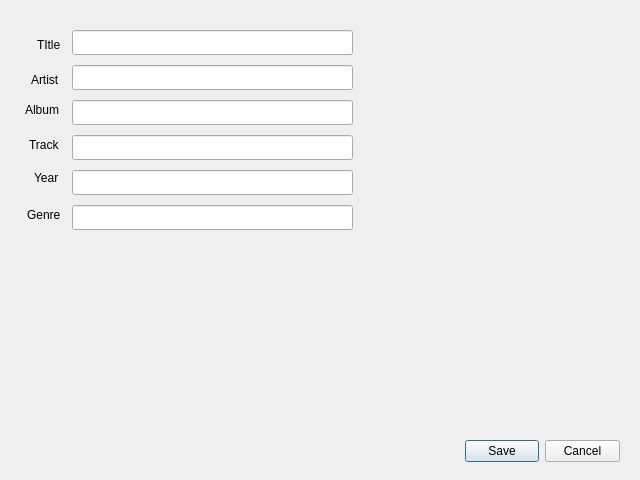
<?xml version="1.0" encoding="UTF-8"?>
<ui version="4.0">
 <class>MetadataEditorDialog</class>
 <widget class="QDialog" name="MetadataEditorDialog">
  <property name="geometry">
   <rect>
    <x>0</x>
    <y>0</y>
    <width>640</width>
    <height>480</height>
   </rect>
  </property>
  <property name="windowTitle">
   <string>Dialog</string>
  </property>
  <widget class="QDialogButtonBox" name="buttonBox">
   <property name="geometry">
    <rect>
     <x>465</x>
     <y>435</y>
     <width>155</width>
     <height>32</height>
    </rect>
   </property>
   <property name="orientation">
    <enum>Qt::Horizontal</enum>
   </property>
   <property name="standardButtons">
    <set>QDialogButtonBox::Cancel|QDialogButtonBox::Save</set>
   </property>
  </widget>
  <widget class="QLabel" name="songTitleLabel">
   <property name="geometry">
    <rect>
     <x>37</x>
     <y>37</y>
     <width>27</width>
     <height>16</height>
    </rect>
   </property>
   <property name="text">
    <string>TItle</string>
   </property>
  </widget>
  <widget class="QLineEdit" name="songTitleTextbox">
   <property name="geometry">
    <rect>
     <x>72</x>
     <y>30</y>
     <width>281</width>
     <height>25</height>
    </rect>
   </property>
  </widget>
  <widget class="QLabel" name="artistLabel">
   <property name="geometry">
    <rect>
     <x>31</x>
     <y>72</y>
     <width>33</width>
     <height>16</height>
    </rect>
   </property>
   <property name="text">
    <string>Artist</string>
   </property>
  </widget>
  <widget class="QLineEdit" name="artistTextbox">
   <property name="geometry">
    <rect>
     <x>72</x>
     <y>65</y>
     <width>281</width>
     <height>25</height>
    </rect>
   </property>
  </widget>
  <widget class="QLabel" name="albumLabel">
   <property name="geometry">
    <rect>
     <x>25</x>
     <y>102</y>
     <width>39</width>
     <height>16</height>
    </rect>
   </property>
   <property name="text">
    <string>Album</string>
   </property>
  </widget>
  <widget class="QLineEdit" name="albumTextbox">
   <property name="geometry">
    <rect>
     <x>72</x>
     <y>100</y>
     <width>281</width>
     <height>25</height>
    </rect>
   </property>
  </widget>
  <widget class="QLabel" name="trackLabel">
   <property name="geometry">
    <rect>
     <x>29</x>
     <y>137</y>
     <width>35</width>
     <height>16</height>
    </rect>
   </property>
   <property name="text">
    <string>Track</string>
   </property>
  </widget>
  <widget class="QLineEdit" name="trackTextbox">
   <property name="geometry">
    <rect>
     <x>72</x>
     <y>135</y>
     <width>281</width>
     <height>25</height>
    </rect>
   </property>
  </widget>
  <widget class="QLineEdit" name="yearTextbox">
   <property name="geometry">
    <rect>
     <x>72</x>
     <y>170</y>
     <width>281</width>
     <height>25</height>
    </rect>
   </property>
  </widget>
  <widget class="QLabel" name="genreLabel">
   <property name="geometry">
    <rect>
     <x>27</x>
     <y>207</y>
     <width>37</width>
     <height>16</height>
    </rect>
   </property>
   <property name="text">
    <string>Genre</string>
   </property>
  </widget>
  <widget class="QLineEdit" name="genreTextbox">
   <property name="geometry">
    <rect>
     <x>72</x>
     <y>205</y>
     <width>281</width>
     <height>25</height>
    </rect>
   </property>
  </widget>
  <widget class="QLabel" name="yearErrorLabel">
   <property name="geometry">
    <rect>
     <x>360</x>
     <y>174</y>
     <width>271</width>
     <height>16</height>
    </rect>
   </property>
   <property name="text">
    <string/>
   </property>
  </widget>
  <widget class="QLabel" name="trackErrorLabel">
   <property name="geometry">
    <rect>
     <x>360</x>
     <y>139</y>
     <width>271</width>
     <height>16</height>
    </rect>
   </property>
   <property name="text">
    <string/>
   </property>
  </widget>
  <widget class="QLabel" name="label">
   <property name="geometry">
    <rect>
     <x>34</x>
     <y>170</y>
     <width>31</width>
     <height>16</height>
    </rect>
   </property>
   <property name="text">
    <string>Year</string>
   </property>
  </widget>
 </widget>
 <resources/>
 <connections>
  <connection>
   <sender>buttonBox</sender>
   <signal>accepted()</signal>
   <receiver>MetadataEditorDialog</receiver>
   <slot>accept()</slot>
   <hints>
    <hint type="sourcelabel">
     <x>248</x>
     <y>254</y>
    </hint>
    <hint type="destinationlabel">
     <x>157</x>
     <y>274</y>
    </hint>
   </hints>
  </connection>
  <connection>
   <sender>buttonBox</sender>
   <signal>rejected()</signal>
   <receiver>MetadataEditorDialog</receiver>
   <slot>reject()</slot>
   <hints>
    <hint type="sourcelabel">
     <x>316</x>
     <y>260</y>
    </hint>
    <hint type="destinationlabel">
     <x>286</x>
     <y>274</y>
    </hint>
   </hints>
  </connection>
 </connections>
</ui>
